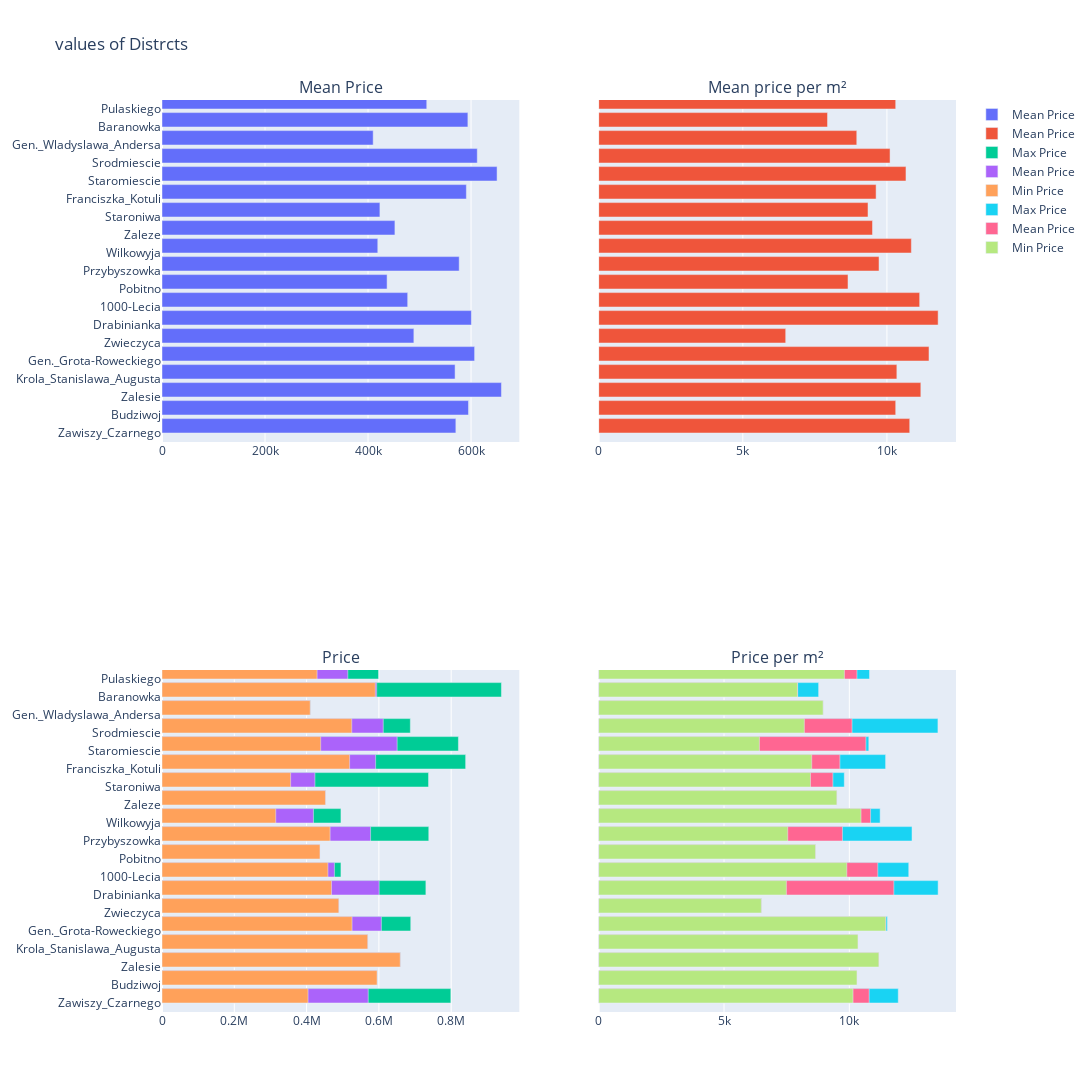

Here is the notebook cell this chart was saved with:
### Code cell
fig_result = make_subplots(rows=2, cols=2, subplot_titles=("Mean Price","Mean price per m²", "Price", "Price per m²"), shared_yaxes=True)

fig_result.add_trace(price_mean_bar, row=1, col=1)
fig_result.add_trace(price_per_m2_mean_bar, row=1, col=2)
fig_result.add_trace(price_max_bar, row=2, col=1)
fig_result.add_trace(price_mean_bar, row=2, col=1)
fig_result.add_trace(price_min_bar, row=2, col=1)
fig_result.add_trace(price_per_m2_max_bar, row=2, col=2)
fig_result.add_trace(price_per_m2_mean_bar, row=2, col=2)
fig_result.add_trace(price_per_m2_min_bar, row=2, col=2)

# Update layout
fig_result.update_layout(height=1600, width=1100, showlegend=True, title_text="values of Distrcts")

### Figure 1 — Plotly figure (JSON) as saved in the notebook; plotly's stock layout.template omitted (floating-point values rounded to 4 significant figures)
{"data": [{"name": "Mean Price", "offset": 0, "orientation": "h", "type": "bar", "x": [570500.0, 595000, 658999, 569000, 606900.0, 489000, 600700.0, 477000, 437000, 577000.0, 418900.0, 452200, 423100.0, 590900.0, 650500.0, 612100.0, 410000, 593900.0, 514000], "xaxis": "x", "y": ["Zawiszy_Czarnego", "Budziwoj", "Zalesie", "Krola_Stanislawa_Augusta", "Gen._Grota-Roweckiego", "Zwieczyca", "Drabinianka", "1000-Lecia", "Pobitno", "Przybyszowka", "Wilkowyja", "Zaleze", "Staroniwa", "Franciszka_Kotuli", "Staromiescie", "Srodmiescie", "Gen._Wladyslawa_Andersa", "Baranowka", "Pulaskiego", "Zawiszy_Czarnego", "Budziwoj", "Zalesie", "Krola_Stanislawa_Augusta", "Gen._Grota-Roweckiego", "Zwieczyca", "Drabinianka", "1000-Lecia", "Pobitno", "Przybyszowka", "Wilkowyja", "Zaleze", "Staroniwa", "Franciszka_Kotuli", "Staromiescie", "Srodmiescie", "Gen._Wladyslawa_Andersa", "Baranowka", "Pulaskiego"], "yaxis": "y"}, {"name": "Mean Price", "offset": 0, "orientation": "h", "type": "bar", "x": [10790.0, 10305, 11177, 10345, 11460.0, 6488, 11780.0, 11136, 8650, 9726.0, 10850.0, 9500, 9344.0, 9624.0, 10660.0, 10110.0, 8954, 7939.0, 10305], "xaxis": "x2", "y": ["Zawiszy_Czarnego", "Budziwoj", "Zalesie", "Krola_Stanislawa_Augusta", "Gen._Grota-Roweckiego", "Zwieczyca", "Drabinianka", "1000-Lecia", "Pobitno", "Przybyszowka", "Wilkowyja", "Zaleze", "Staroniwa", "Franciszka_Kotuli", "Staromiescie", "Srodmiescie", "Gen._Wladyslawa_Andersa", "Baranowka", "Pulaskiego", "Zawiszy_Czarnego", "Budziwoj", "Zalesie", "Krola_Stanislawa_Augusta", "Gen._Grota-Roweckiego", "Zwieczyca", "Drabinianka", "1000-Lecia", "Pobitno", "Przybyszowka", "Wilkowyja", "Zaleze", "Staroniwa", "Franciszka_Kotuli", "Staromiescie", "Srodmiescie", "Gen._Wladyslawa_Andersa", "Baranowka", "Pulaskiego"], "yaxis": "y2"}, {"name": "Max Price", "offset": 0, "orientation": "h", "type": "bar", "x": [799000, 595000, 658999, 569000, 688145, 489000, 730000, 495000, 437000, 738000, 495000, 452200, 737347, 840000, 820000, 687000, 410000, 939000, 599000], "xaxis": "x3", "y": ["Zawiszy_Czarnego", "Budziwoj", "Zalesie", "Krola_Stanislawa_Augusta", "Gen._Grota-Roweckiego", "Zwieczyca", "Drabinianka", "1000-Lecia", "Pobitno", "Przybyszowka", "Wilkowyja", "Zaleze", "Staroniwa", "Franciszka_Kotuli", "Staromiescie", "Srodmiescie", "Gen._Wladyslawa_Andersa", "Baranowka", "Pulaskiego", "Zawiszy_Czarnego", "Budziwoj", "Zalesie", "Krola_Stanislawa_Augusta", "Gen._Grota-Roweckiego", "Zwieczyca", "Drabinianka", "1000-Lecia", "Pobitno", "Przybyszowka", "Wilkowyja", "Zaleze", "Staroniwa", "Franciszka_Kotuli", "Staromiescie", "Srodmiescie", "Gen._Wladyslawa_Andersa", "Baranowka", "Pulaskiego"], "yaxis": "y3"}, {"name": "Mean Price", "offset": 0, "orientation": "h", "type": "bar", "x": [570500.0, 595000, 658999, 569000, 606900.0, 489000, 600700.0, 477000, 437000, 577000.0, 418900.0, 452200, 423100.0, 590900.0, 650500.0, 612100.0, 410000, 593900.0, 514000], "xaxis": "x3", "y": ["Zawiszy_Czarnego", "Budziwoj", "Zalesie", "Krola_Stanislawa_Augusta", "Gen._Grota-Roweckiego", "Zwieczyca", "Drabinianka", "1000-Lecia", "Pobitno", "Przybyszowka", "Wilkowyja", "Zaleze", "Staroniwa", "Franciszka_Kotuli", "Staromiescie", "Srodmiescie", "Gen._Wladyslawa_Andersa", "Baranowka", "Pulaskiego", "Zawiszy_Czarnego", "Budziwoj", "Zalesie", "Krola_Stanislawa_Augusta", "Gen._Grota-Roweckiego", "Zwieczyca", "Drabinianka", "1000-Lecia", "Pobitno", "Przybyszowka", "Wilkowyja", "Zaleze", "Staroniwa", "Franciszka_Kotuli", "Staromiescie", "Srodmiescie", "Gen._Wladyslawa_Andersa", "Baranowka", "Pulaskiego"], "yaxis": "y3"}, {"name": "Min Price", "offset": 0, "orientation": "h", "type": "bar", "x": [404000, 595000, 658999, 569000, 525784, 489000, 469000, 459000, 437000, 465000, 314712, 452200, 355838, 519000, 439000, 525000, 410000, 590000, 429000], "xaxis": "x3", "y": ["Zawiszy_Czarnego", "Budziwoj", "Zalesie", "Krola_Stanislawa_Augusta", "Gen._Grota-Roweckiego", "Zwieczyca", "Drabinianka", "1000-Lecia", "Pobitno", "Przybyszowka", "Wilkowyja", "Zaleze", "Staroniwa", "Franciszka_Kotuli", "Staromiescie", "Srodmiescie", "Gen._Wladyslawa_Andersa", "Baranowka", "Pulaskiego", "Zawiszy_Czarnego", "Budziwoj", "Zalesie", "Krola_Stanislawa_Augusta", "Gen._Grota-Roweckiego", "Zwieczyca", "Drabinianka", "1000-Lecia", "Pobitno", "Przybyszowka", "Wilkowyja", "Zaleze", "Staroniwa", "Franciszka_Kotuli", "Staromiescie", "Srodmiescie", "Gen._Wladyslawa_Andersa", "Baranowka", "Pulaskiego"], "yaxis": "y3"}, {"name": "Max Price", "offset": 0, "orientation": "h", "type": "bar", "x": [11953, 10305, 11177, 10345, 11519, 6488, 13544, 12372, 8650, 12502, 11230, 9500, 9800, 11448, 10778, 13536, 8954, 8776, 10806], "xaxis": "x4", "y": ["Zawiszy_Czarnego", "Budziwoj", "Zalesie", "Krola_Stanislawa_Augusta", "Gen._Grota-Roweckiego", "Zwieczyca", "Drabinianka", "1000-Lecia", "Pobitno", "Przybyszowka", "Wilkowyja", "Zaleze", "Staroniwa", "Franciszka_Kotuli", "Staromiescie", "Srodmiescie", "Gen._Wladyslawa_Andersa", "Baranowka", "Pulaskiego", "Zawiszy_Czarnego", "Budziwoj", "Zalesie", "Krola_Stanislawa_Augusta", "Gen._Grota-Roweckiego", "Zwieczyca", "Drabinianka", "1000-Lecia", "Pobitno", "Przybyszowka", "Wilkowyja", "Zaleze", "Staroniwa", "Franciszka_Kotuli", "Staromiescie", "Srodmiescie", "Gen._Wladyslawa_Andersa", "Baranowka", "Pulaskiego"], "yaxis": "y4"}, {"name": "Mean Price", "offset": 0, "orientation": "h", "type": "bar", "x": [10790.0, 10305, 11177, 10345, 11460.0, 6488, 11780.0, 11136, 8650, 9726.0, 10850.0, 9500, 9344.0, 9624.0, 10660.0, 10110.0, 8954, 7939.0, 10305], "xaxis": "x4", "y": ["Zawiszy_Czarnego", "Budziwoj", "Zalesie", "Krola_Stanislawa_Augusta", "Gen._Grota-Roweckiego", "Zwieczyca", "Drabinianka", "1000-Lecia", "Pobitno", "Przybyszowka", "Wilkowyja", "Zaleze", "Staroniwa", "Franciszka_Kotuli", "Staromiescie", "Srodmiescie", "Gen._Wladyslawa_Andersa", "Baranowka", "Pulaskiego", "Zawiszy_Czarnego", "Budziwoj", "Zalesie", "Krola_Stanislawa_Augusta", "Gen._Grota-Roweckiego", "Zwieczyca", "Drabinianka", "1000-Lecia", "Pobitno", "Przybyszowka", "Wilkowyja", "Zaleze", "Staroniwa", "Franciszka_Kotuli", "Staromiescie", "Srodmiescie", "Gen._Wladyslawa_Andersa", "Baranowka", "Pulaskiego"], "yaxis": "y4"}, {"name": "Min Price", "offset": 0, "orientation": "h", "type": "bar", "x": [10148, 10305, 11177, 10345, 11450, 6488, 7488, 9900, 8650, 7543, 10467, 9500, 8450, 8500, 6413, 8205, 8954, 7930, 9804], "xaxis": "x4", "y": ["Zawiszy_Czarnego", "Budziwoj", "Zalesie", "Krola_Stanislawa_Augusta", "Gen._Grota-Roweckiego", "Zwieczyca", "Drabinianka", "1000-Lecia", "Pobitno", "Przybyszowka", "Wilkowyja", "Zaleze", "Staroniwa", "Franciszka_Kotuli", "Staromiescie", "Srodmiescie", "Gen._Wladyslawa_Andersa", "Baranowka", "Pulaskiego", "Zawiszy_Czarnego", "Budziwoj", "Zalesie", "Krola_Stanislawa_Augusta", "Gen._Grota-Roweckiego", "Zwieczyca", "Drabinianka", "1000-Lecia", "Pobitno", "Przybyszowka", "Wilkowyja", "Zaleze", "Staroniwa", "Franciszka_Kotuli", "Staromiescie", "Srodmiescie", "Gen._Wladyslawa_Andersa", "Baranowka", "Pulaskiego"], "yaxis": "y4"}], "layout": {"annotations": [{"font": {"size": 16}, "showarrow": false, "text": "Mean Price", "x": 0.225, "xanchor": "center", "xref": "paper", "y": 1, "yanchor": "bottom", "yref": "paper"}, {"font": {"size": 16}, "showarrow": false, "text": "Mean price per m²", "x": 0.775, "xanchor": "center", "xref": "paper", "y": 1, "yanchor": "bottom", "yref": "paper"}, {"font": {"size": 16}, "showarrow": false, "text": "Price", "x": 0.225, "xanchor": "center", "xref": "paper", "y": 0.375, "yanchor": "bottom", "yref": "paper"}, {"font": {"size": 16}, "showarrow": false, "text": "Price per m²", "x": 0.775, "xanchor": "center", "xref": "paper", "y": 0.375, "yanchor": "bottom", "yref": "paper"}], "height": 1600, "showlegend": true, "title": {"text": "values of Distrcts"}, "width": 1100, "xaxis": {"anchor": "y", "domain": [0, 0.45]}, "xaxis2": {"anchor": "y2", "domain": [0.55, 1]}, "xaxis3": {"anchor": "y3", "domain": [0, 0.45]}, "xaxis4": {"anchor": "y4", "domain": [0.55, 1]}, "yaxis": {"anchor": "x", "domain": [0.625, 1]}, "yaxis2": {"anchor": "x2", "domain": [0.625, 1], "matches": "y", "showticklabels": false}, "yaxis3": {"anchor": "x3", "domain": [0, 0.375]}, "yaxis4": {"anchor": "x4", "domain": [0, 0.375], "matches": "y3", "showticklabels": false}}}
